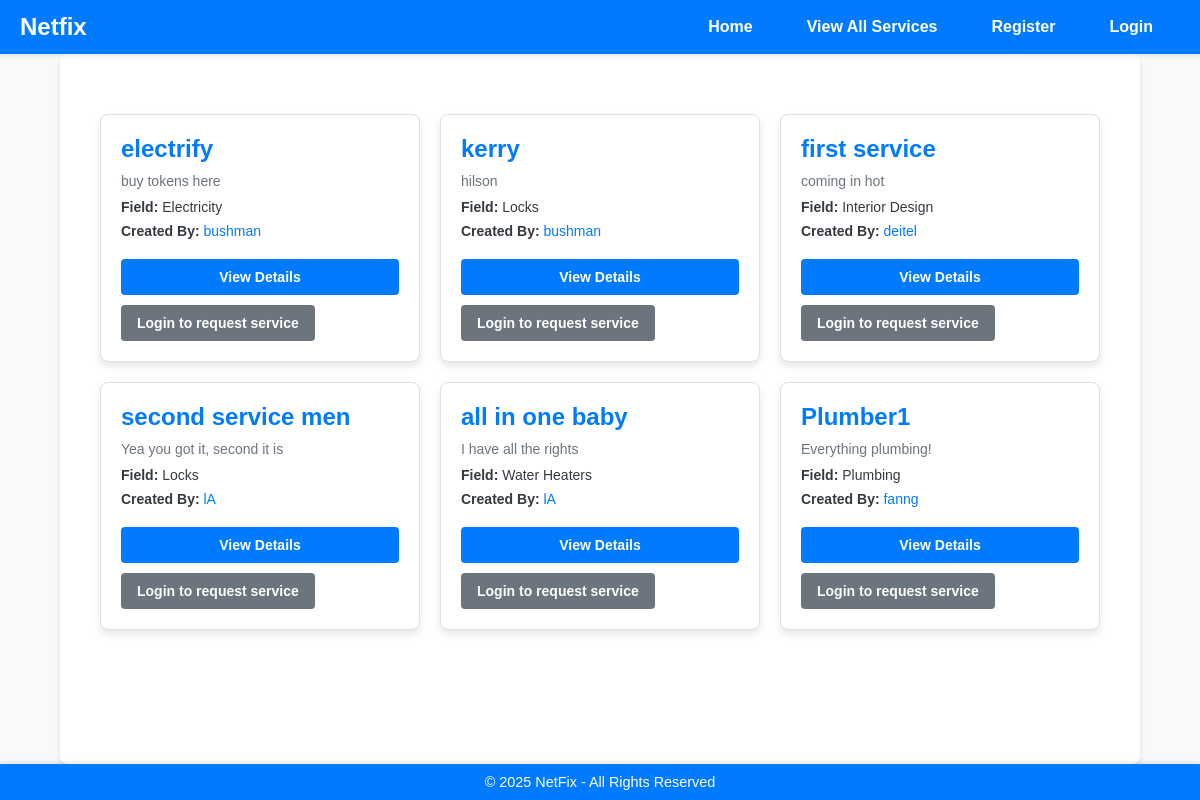
Page /services/ on the committed database.
### services/models.py (models this page shows, shortened)
class Service(models.Model):
    FIELD_CHOICES = (
        ('Air Conditioner', 'Air Conditioner'),
        ('Carpentry', 'Carpentry'),
        ('Electricity', 'Electricity'),
        ('Gardening', 'Gardening'),
        ('Home Machines', 'Home Machines'),
        ('Housekeeping', 'Housekeeping'),
        ('Interior Design', 'Interior Design'),
        ('Locks', 'Locks'),
        ('Painting', 'Painting'),
        ('Plumbing', 'Plumbing'),
        ('Water Heaters', 'Water Heaters'),
    )
    company = models.ForeignKey(Company, on_delete=models.CASCADE)
    name = models.CharField(max_length=40)
    description = models.TextField()
    price_hour = models.DecimalField(decimal_places=2, max_digits=5, validators=[MinValueValidator(0.00)])
    rating = models.IntegerField(validators=[MinValueValidator(0), MaxValueValidator(5)], default=0)
    field = models.CharField(max_length=30, choices=FIELD_CHOICES)
    date_created = models.DateTimeField(auto_now_add=True)

### users/models.py (models this page shows, shortened)
class Company(models.Model):
    FIELD_CHOICES = (
        ('Air Conditioner', 'Air Conditioner'),
        ('All in One', 'All in One'),
        ('Carpentry', 'Carpentry'),
        ('Electricity', 'Electricity'),
        ('Gardening', 'Gardening'),
        ('Home Machines', 'Home Machines'),
        ('Housekeeping', 'Housekeeping'),
        ('Interior Design', 'Interior Design'),
        ('Locks', 'Locks'),
        ('Painting', 'Painting'),
        ('Plumbing', 'Plumbing'),
        ('Water Heaters', 'Water Heaters'),
    )
    user = models.OneToOneField(User, on_delete=models.CASCADE, primary_key=True)
    name = models.CharField(max_length=100, default='unknown')
    field = models.CharField(max_length=70, choices=FIELD_CHOICES, blank=False, null=False)
    rating = models.IntegerField(validators=[MaxValueValidator(5), MinValueValidator(0)], default=0)
    profile_image = models.ImageField(upload_to='company_images/', blank=True, null=True)

class User(AbstractUser):
    is_company = models.BooleanField(default=False)
    is_customer = models.BooleanField(default=False)
    email = models.EmailField(unique=True)  # Ensure email is unique and correctly set up

### services/views.py (the view)
# urls.py: path('', v.service_list, name='service_list'),
def service_list(request):
    services = Service.objects.all().order_by('-date_created')
    print(f"Number of services: {services.count()}")
    fields = Service.objects.values_list('field', flat=True).distinct()
    return render(request, 'services/service_list.html', {
        'services': services,
        'fields': fields,
    })

### services/templates/services/service_list.html (shortened to what this page needs)
{% extends 'main/base.html' %}
{% load static %}
{% block content %}
<div class="services-container">
    {% for service in services %}
    <div class="service-card">
        <h2 class="service-name">{{ service.name }}</h2>
        <p class="service-description">{{ service.description|truncatewords:20 }}</p>
        <p class="service-field"><strong>Field:</strong> {{ service.field }}</p>
        <p class="service-company">
            <strong>Created By:</strong>
            <a href="{% url 'users:company_profile' username=service.company.user.username %}">
                {{ service.company.user.username }}
            </a>
        </p>
        <div class="service-actions">
            <a href="{% url 'services:service_detail' service.id %}" class="btn-details">View Details</a>
            {% if user.is_authenticated and user.is_customer %}
                <a href="{% url 'services:request_service' service.id %}" class="btn-request">Request Service</a>
            {% else %}
                <p class="login-prompt"><a href="{% url 'users:login_user' %}" class="btn-login">Login to request service</a></p>
            {% endif %}
        </div>
    </div>
    {% empty %}
    <p class="no-services">No services available.</p>
    {% endfor %}
</div>
{% endblock %}

### static/home/base.css (style rules this page uses)
* { margin: 0; padding: 0; box-sizing: border-box; }
body { font-family: Arial, sans-serif; display: flex; flex-direction: column; min-height: 100vh; background-color: #f9f9f9; color: #333; }

### services/templates/services/service_list.html (style rules this page uses)
:root { --primary-color: #007bff; --secondary-color: #6c757d; --background-color: #f8f9fa; --text-color: #343a40; --card-background: #ffffff; --card-border: 1px solid #e0e0e0; --card-shadow: 0 4px 8px rgba(0, 0, 0, 0.1); }
body { margin: 0; font-family: Arial, sans-serif; background-color: var(--background-color); color: var(--text-color); }
.services-container { max-width: 1200px; margin: 20px auto; padding: 20px; display: grid; grid-template-columns: repeat(auto-fill, minmax(300px, 1fr)); gap: 20px; }
.service-card { background-color: var(--card-background); border: var(--card-border); border-radius: 8px; padding: 20px; box-shadow: var(--card-shadow); transition: transform 0.2s ease, box-shadow 0.2s ease; }
.service-name { font-size: 24px; font-weight: bold; color: var(--primary-color); margin-bottom: 10px; }
.service-description { font-size: 14px; color: var(--secondary-color); margin-bottom: 10px; }
.service-field, .service-company { font-size: 14px; color: var(--text-color); margin-bottom: 8px; }
.service-company a { color: var(--primary-color); text-decoration: none; }
.service-actions { margin-top: 20px; display: flex; flex-direction: column; gap: 10px; }
.btn-details, .btn-request, .btn-login { display: inline-block; padding: 10px 16px; font-size: 14px; font-weight: bold; text-align: center; text-decoration: none; border-radius: 4px; transition: background-color 0.3s ease, color 0.3s ease; }
.btn-details { background-color: var(--primary-color); color: #fff; }
.btn-login { background-color: var(--secondary-color); color: #fff; }

### main/templates/main/navbar.html (style rules this page uses)
:root { --navbar-bg: var(--navbar-brand-color); --navbar-text: #343a40; --navbar-hover: #007bff; --navbar-shadow: 0 2px 4px rgba(0, 0, 0, 0.1); --navbar-brand-color: #007bff; --navbar-toggler-color: #007bff; }

### rows in the picture
Service: name "electrify", description "buy tokens here", field "Electricity", company.user.username "bushman"
Service: name "kerry", description "hilson", field "Locks", company.user.username "bushman"
Service: name "first service", description "coming in hot", field "Interior Design", company.user.username "deitel"
Service: name "second service men", description "Yea you got it, second it is", field "Locks", company.user.username "lA"
Service: name "all in one baby", description "I have all the rights", field "Water Heaters", company.user.username "lA"
Service: name "Plumber1", description "Everything plumbing!", field "Plumbing", company.user.username "fanng"
